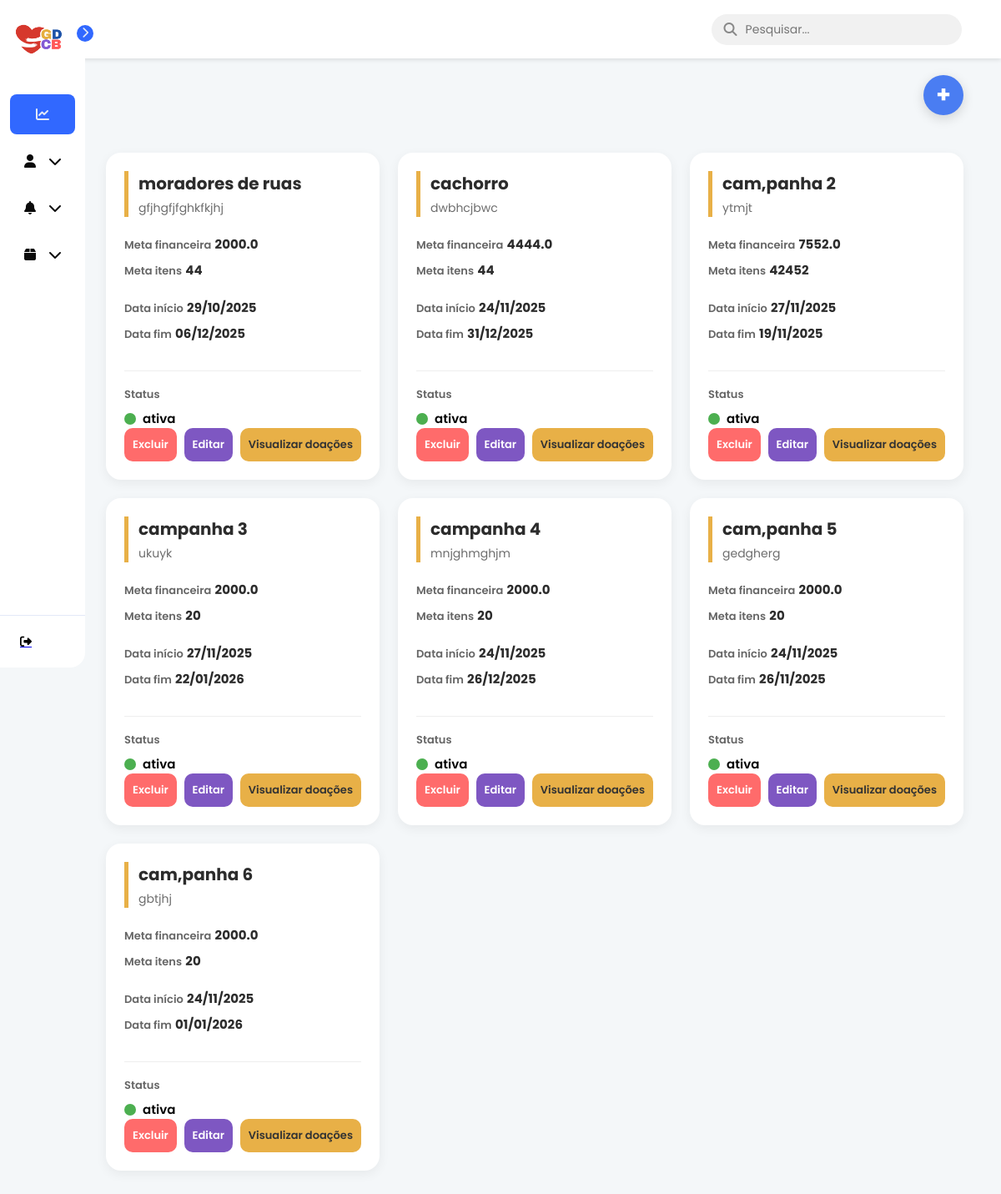
/campanhas/, run on an earlier commit of the app's database.
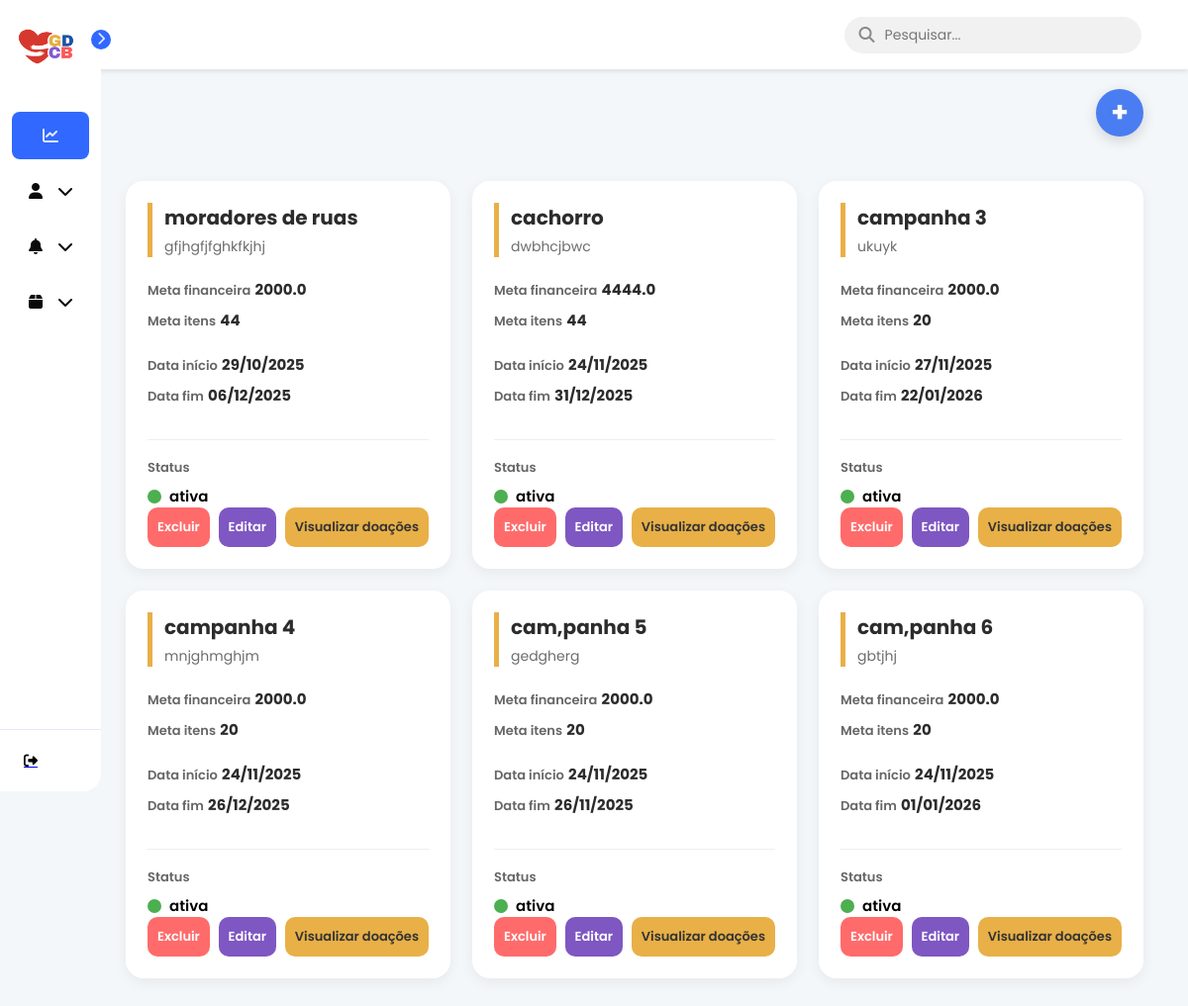
And on a later commit of the database.
### models.py (models this page shows)
class Campanha(SQLModel, table=True):
    __tablename__ = "campanhas"
    id: Optional[int] = Field(default=None, primary_key=True)
    titulo: str
    descricao: str
    meta_financeira: float | None = None
    meta_itens: int | None = None
    data_inicio: Optional[date]
    data_fim: Optional[date]
    status: str
    data_criacao: date = Field(default_factory=date.today)
    categoria_id: Optional[int] = Field(default=None, foreign_key="categorias.id")
    admin_id: int = Field(foreign_key="admin.id")
    admin: Optional["Admin"] = Relationship(back_populates="campanhas")
    doacoes: List["Doacao"] = Relationship(back_populates="campanha")
    relatorios: List["Relatorio"] = Relationship(back_populates="campanha")

### controllers/campanhas.py (the view)
@router.get("/", response_class=HTMLResponse)
def listar_campanhas(request: Request, session: Session = Depends(get_session)):
    campanhas = session.exec(select(Campanha)).all()
    return templates.TemplateResponse(
        "card_campanha.html",
        {"request": request, "campanhas": campanhas}
    )

### templates/card_campanha.html (shortened to what this page needs)
{% extends 'base.html' %}
{% block head %}
    <link rel="stylesheet" href="{{ url_for('static', path='/card_campanha.css') }}">
    <link rel="stylesheet" href="{{ url_for('static', path='/cadastro_campanha.css') }}">
{% endblock %}
{% block content %}
    <div class="top-actions" style="margin-bottom: 20px;">
        <button id="openModalBtn" class="btn-add" style="padding: 10px 15px; cursor: pointer;">
            +
        </button>
    </div>
    <div class="cards-container">
        {% for campanha in campanhas %}
            <div class="card-campanha">
                <div class="card-header">
                    <h3 class="campanha-titulo">{{ campanha.titulo }}</h3>
                    <p class="campanha-descricao">{{ campanha.descricao }}</p>
                </div>
                <div class="card-body">
                    <div class="info-bloco metas">
                        <div class="info-item">
                            <span class="label">Meta financeira</span>
                            <span class="valor">{{ campanha.meta_financeira }}</span>
                        </div>
                        <div class="info-item">
                            <span class="label">Meta itens</span>
                            <span class="valor">{{ campanha.meta_itens }}</span>
                        </div>
                    </div>
                    <div class="info-bloco datas">
                        <div class="info-item">
                            <span class="label">Data início</span>
                            <span class="valor-data">{{ campanha.data_inicio.strftime('%d/%m/%Y') if campanha.data_inicio else '-' }}</span>
                        </div>
                        <div class="info-item">
                            <span class="label">Data fim</span>
                            <span class="valor-data">{{ campanha.data_fim.strftime('%d/%m/%Y') if campanha.data_fim else '-' }}</span>
                        </div>
                    </div>
                    <div class="info-bloco status-row">
                        <span class="label">Status</span>
                        <div class="status-display">
                            <div class="status-indicator {{ campanha.status | lower }}"></div>
                            <span class="status-texto">{{ campanha.status }}</span>
                        </div>
                    </div>
                </div>
                <div class="card-footer">
                    <form action="/campanhas/deletar/{{ campanha.id }}" method="post" style="display: inline;">
                        <button type="submit" class="btn btn-excluir" onclick="return confirm('Tem certeza que deseja EXCLUIR a campanha {{ campanha.titulo }}?')">
                            Excluir
                        </button>
                    </form>
                    <button
                            class="btn btn-editar"
                            onclick="openEditModal(
                                {{ campanha.id }},
                                '{{ campanha.titulo }}',
                                '{{ campanha.descricao }}',
                                {{ campanha.meta_financeira }},
                                {{ campanha.meta_itens }},
                                '{{ campanha.data_inicio.strftime('%Y-%m-%d') if campanha.data_inicio else '' }}',
                                '{{ campanha.data_fim.strftime('%Y-%m-%d') if campanha.data_fim else '' }}',
                                '{{ campanha.status }}'
                            )">
                        Editar
                    </button>
                    <button class="btn btn-visualizar">Visualizar doações</button>
                </div>
            </div>
        {% endfor %}
    </div>
{% endblock %}

### templates/base.html (shortened to what this page needs)
<!DOCTYPE html>
<html lang="pt-br">
<head>
    <link rel="stylesheet" href="https://cdnjs.cloudflare.com/ajax/libs/font-awesome/6.5.1/css/all.min.css" xintegrity="sha512-DTOQO9RWCH3ppGqcWaEA1BIZOC6xxalwEsw9c2QQeAIftl+Vegovlnee1c9QX4TctnWMn13TZye+giMm8e2LwA==" />
    <link rel="stylesheet" href="{{ url_for('static', path='/base.css') }}">
    <link href='https://cdn.boxicons.com/fonts/basic/boxicons.min.css' rel='stylesheet'>
    {% block head %}{% endblock %}
</head>
<body>
    <header class="top-header">
        <div class="search-bar">
            <i class="fa-solid fa-magnifying-glass search-icon"></i>
            <input type="text" placeholder="Pesquisar...">
        </div>
    </header>
    <nav id="sidebar">
        <div id="sidebar_content">
            <div id="user">
                <a href="{{ url_for('dashboard') }}">
                    <img src="../static/assets/logo.png" id="user_avatar" alt="Avatar">
                </a>
            </div>
            <ul id="side_items">
                <li class="side-item active">
                    <a href="{{ url_for('dashboard') }}">
                        <i class="fa-solid fa-chart-line"></i>
                    </a>
                </li>
                <li class="side-item has-submenu">
                    <a href="#" class="submenu-toggle">
                        <i class="fa-solid fa-user"></i>
                        <i class="fa-solid fa-chevron-down arrow"></i>
                    </a>
                </li>
                <li class="side-item has-submenu">
                    <a href="#" class="submenu-toggle">
                        <i class="fa-solid fa-bell"></i>
                        <i class="fa-solid fa-chevron-down arrow"></i>
                    </a>
                </li>
                <li class="side-item has-submenu">
                    <a href="#" class="submenu-toggle">
                        <i class="fa-solid fa-box"></i>
                        <i class="fa-solid fa-chevron-down arrow"></i>
                    </i class="fa-solid fa-box"></i></a>
                </li>
            </ul>
            <button id="open_btn">
                <i id="open_btn_icon" class="fa-solid fa-chevron-right"></i>
            </button>
        </div>
      <div id="logout">
            <a href="{{ url_for('logout') }}">
                <button id="logout_btn">
                    <i class="fa-solid fa-right-from-bracket"></i>
                </button>
            </a>
        </div>
    </nav>
    <main>
        {% block content %}
        {% endblock %}
    </main>
</body>
</html>

### static/base.css (style rules this page uses)
* { margin: 0; padding: 0; box-sizing: border-box; font-family: 'Poppins', sans-serif; }
body { display: flex; min-height: 100vh; background-color: #ebebeb; }
#sidebar { display: flex; flex-direction: column; justify-content: space-between; background-color: #ffffff; height: 100vh; border-radius: 0px 18px 18px 0px; position: fixed; left: 0; top: 0; transition: all .5s; min-width: 82px; z-index: 20; }
#sidebar_content { padding: 12px; }
#user { display: flex; align-items: center; gap: 8px; margin-bottom: 24px; }
#user_avatar { width: 70px; height: 70px; object-fit: cover; border-radius: 20px; }
#side_items { display: flex; flex-direction: column; gap: 8px; list-style: none; }
.side-item { border-radius: 8px; padding: 14px; cursor: pointer; }
.side-item.active { background-color: #3168ff; }
.side-item a { text-decoration: none; display: flex; align-items: center; justify-content: center; color: #0a0a0a; }
.side-item.active a { color: #e3e9f7; }
.side-item a i { display: flex; align-items: center; justify-content: center; width: 20px; height: 20px; }
#logout { border-top: 1px solid #e3e9f7; padding: 12px; }
#logout_btn { border: none; padding: 12px; font-size: 14px; display: flex; gap: 20px; align-items: center; border-radius: 8px; text-align: start; cursor: pointer; background-color: transparent; }
#open_btn { position: absolute; top: 30px; right: -10px; background-color: #3168ff; color: #e3e9f7; border-radius: 100%; width: 20px; height: 20px; border: none; cursor: pointer; }
#open_btn_icon { transition: transform .3s ease; }
.has-submenu .arrow { margin-left: auto; transition: transform 0.3s; }
.top-header { background-color: #ffffff; padding: 15px 30px; display: flex; justify-content: space-between; align-items: center; position: fixed; top: 0; right: 0; left: 82px; height: 70px; box-shadow: 0 2px 5px rgba(0, 0, 0, 0.1); z-index: 10; transition: left 0.5s; }
.search-bar { display: flex; align-items: center; background-color: #f1f1f1; border-radius: 20px; padding: 8px 15px; width: 300px; margin-left: 70%; }
.search-bar input { border: none; background-color: transparent; outline: none; margin-left: 10px; font-size: 14px; width: 100%; }
.search-bar .search-icon { color: #888; }
main { padding: 90px 20px 20px 20px; margin-left: 82px; position: static; z-index: 0; width: 100%; transition: margin-left 0.5s; }

### static/card_campanha.css (style rules this page uses)
.top-actions { display: flex; justify-content: flex-end; padding: 0 25px; margin-bottom: 20px; }
.btn-add { width: 48px; height: 48px; display: flex; align-items: center; justify-content: center; background-color: #4a7df2; color: #fff; border: none; border-radius: 50%; font-size: 28px; font-weight: 700; cursor: pointer; transition: transform .2s ease, background .2s ease; box-shadow: 0px 4px 14px rgba(0,0,0,0.15); }
.cards-container { display: grid; grid-template-columns: repeat(auto-fill, minmax(300px, 1fr)); gap: 22px; padding: 25px; }
.card-campanha { background: #ffffff; border-radius: 18px; padding: 22px; display: flex; flex-direction: column; min-height: 330px; box-shadow: 0 4px 14px rgba(0, 0, 0, 0.06); transition: transform .15s ease, box-shadow .2s ease; }
.card-header { border-left: 5px solid #E8B047; padding-left: 12px; margin-bottom: 20px; }
.campanha-titulo { font-size: 20px; font-weight: 700; margin: 0; color: #2c2c2c; }
.campanha-descricao { font-size: 14px; color: #6d6d6d; margin-top: 4px; }
.card-body { display: flex; flex-direction: column; gap: 14px; }
.info-item { margin-bottom: 6px; }
.label { font-size: 13px; font-weight: 600; color: #666; }
.valor, .valor-data { font-size: 15px; font-weight: 700; color: #2c2c2c; }
.status-row { margin-top: 12px; padding-top: 14px; border-top: 1px solid #eee; }
.status-display { display: flex; align-items: center; gap: 8px; margin-top: 6px; }
.status-indicator { width: 14px; height: 14px; border-radius: 50%; }
.status-indicator.ativa { background: #4CAF50; }
.status-texto { font-size: 15px; font-weight: 600; }
.card-footer { margin-top: auto; display: flex; justify-content: space-between; gap: 8px; }
.btn { padding: 10px 10px; border: none; border-radius: 10px; font-size: 13px; font-weight: 600; cursor: pointer; transition: background .2s ease, transform .15s ease; }
.btn-excluir { background: #ff6b6b; color: #fff; }
.btn-editar { background: #7e57c2; color: #fff; }
.btn-visualizar { background: #e8b047; color: #333; }

What changed in the data, as far as the page shows it:
removed Campanha: titulo "cam,panha 2", descricao "ytmjt", meta_financeira "7552.0", meta_itens "42452", data_inicio "27/11/2025", data_fim "19/11/2025", status "ativa"
